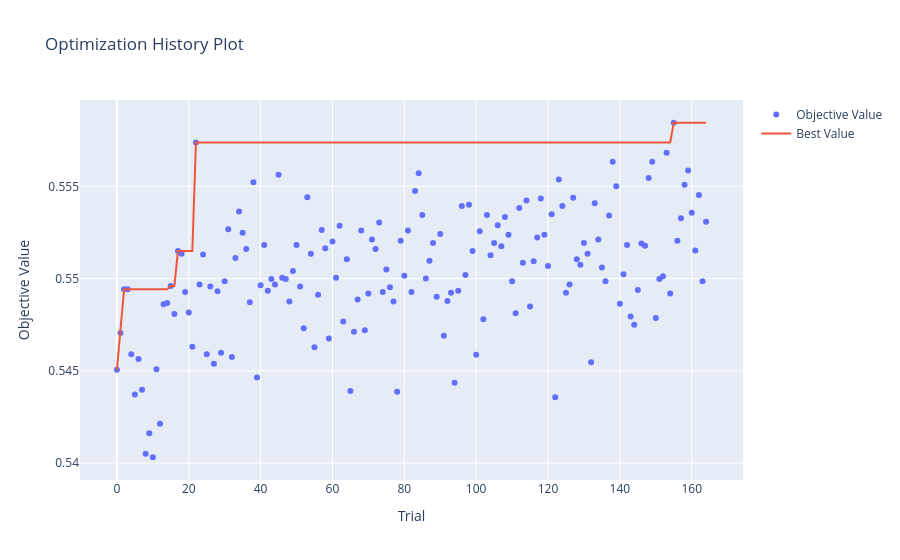
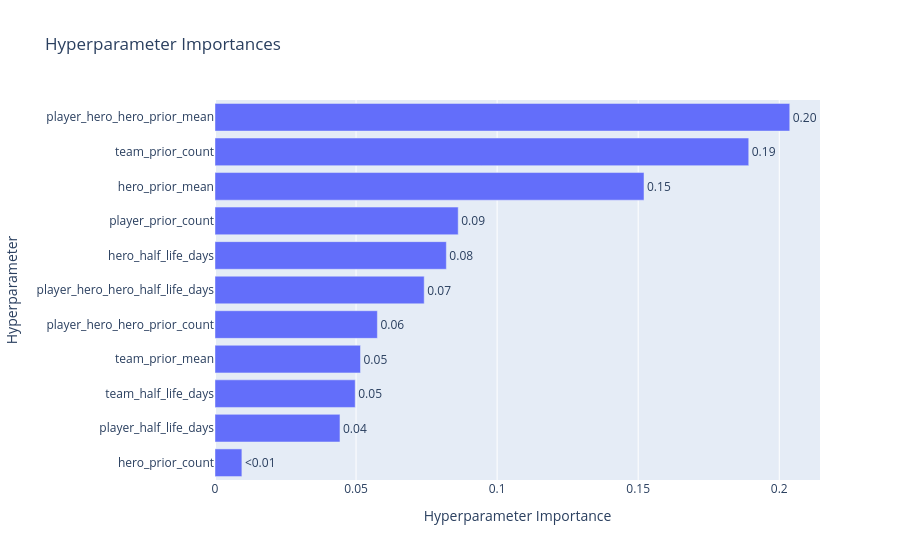
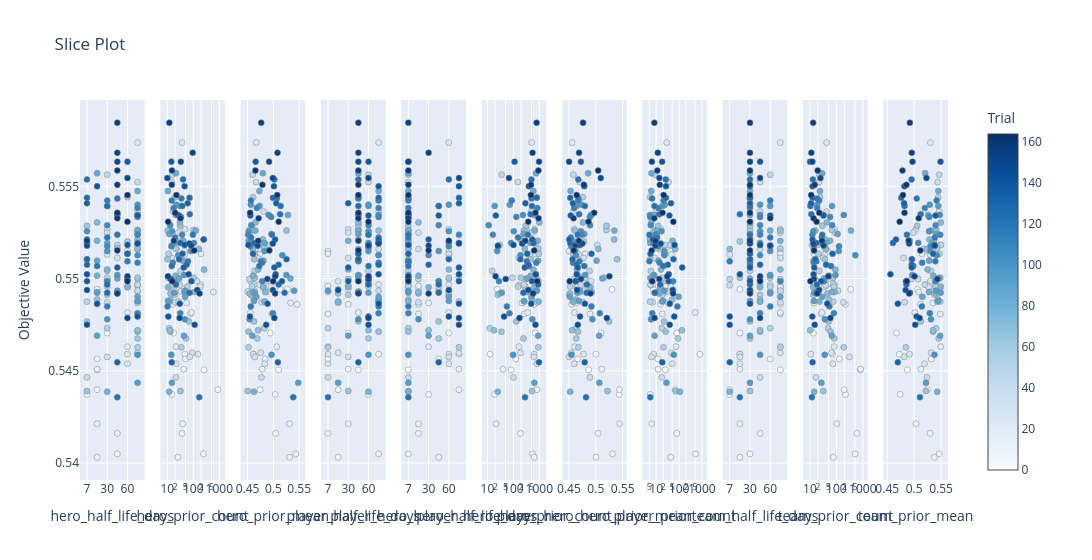
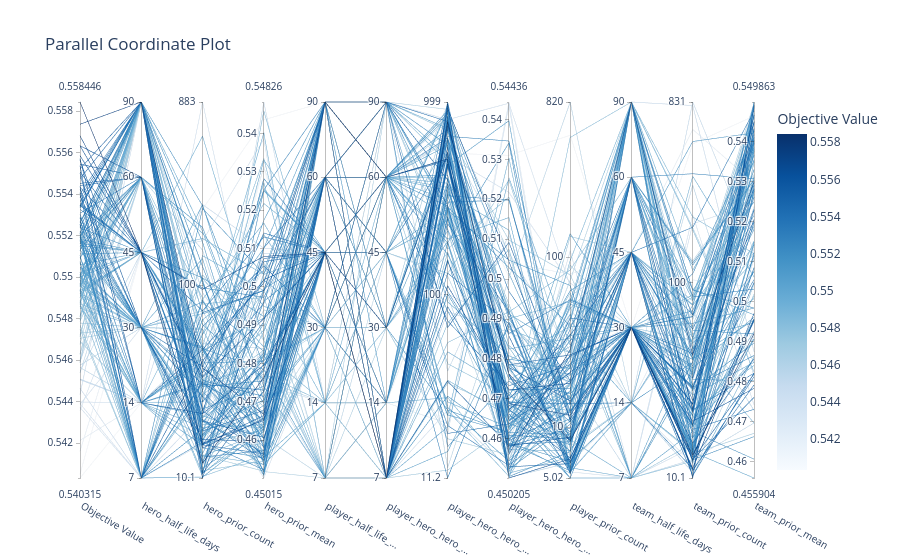

The notebook cell saved with these charts, in order:
### Code cell
study = lgb_simultaneous_feature_tuner.get_study()
plot_study(study,k_params=11, show_parallel=True)

### Figure 1 — Plotly figure (JSON) as saved in the notebook; plotly's stock layout.template omitted (floating-point values rounded to 4 significant figures; data arrays with more than 128 entries replaced by an {"elided": "..."} marker saying what was removed)
{"data": [{"mode": "markers", "name": "Objective Value", "type": "scatter", "x": {"elided": "165 int values"}, "y": {"elided": "165 float values"}}, {"mode": "lines", "name": "Best Value", "type": "scatter", "x": {"elided": "165 int values"}, "y": {"elided": "165 float values"}}, {"marker": {"color": "#cccccc"}, "mode": "markers", "name": "Infeasible Trial", "showlegend": false, "type": "scatter", "x": [], "y": []}], "layout": {"title": {"text": "Optimization History Plot"}, "xaxis": {"title": {"text": "Trial"}}, "yaxis": {"title": {"text": "Objective Value"}}}}

### Figure 2 — Plotly figure (JSON) as saved in the notebook; plotly's stock layout.template omitted (floating-point values rounded to 4 significant figures)
{"data": [{"cliponaxis": false, "hovertemplate": ["hero_prior_count (FloatDistribution): 0.009527998174685807<extra></extra>", "player_half_life_days (CategoricalDistribution): 0.044294624147850084<extra></extra>", "team_half_life_days (CategoricalDistribution): 0.049702168776517446<extra></extra>", "team_prior_mean (FloatDistribution): 0.051574434774194565<extra></extra>", "player_hero_hero_prior_count (FloatDistribution): 0.057558085478926664<extra></extra>", "player_hero_hero_half_life_days (CategoricalDistribution): 0.0741541356229357<extra></extra>", "hero_half_life_days (CategoricalDistribution): 0.08200472216912595<extra></extra>", "player_prior_count (FloatDistribution): 0.0862083937699001<extra></extra>", "hero_prior_mean (FloatDistribution): 0.15206490166884407<extra></extra>", "team_prior_count (FloatDistribution): 0.18918733811392355<extra></extra>", "player_hero_hero_prior_mean (FloatDistribution): 0.2037231973030961<extra></extra>"], "name": "Objective Value", "orientation": "h", "text": ["<0.01", "0.04", "0.05", "0.05", "0.06", "0.07", "0.08", "0.09", "0.15", "0.19", "0.20"], "textposition": "outside", "type": "bar", "x": [0.009528, 0.04429, 0.0497, 0.05157, 0.05756, 0.07415, 0.082, 0.08621, 0.1521, 0.1892, 0.2037], "y": ["hero_prior_count", "player_half_life_days", "team_half_life_days", "team_prior_mean", "player_hero_hero_prior_count", "player_hero_hero_half_life_days", "hero_half_life_days", "player_prior_count", "hero_prior_mean", "team_prior_count", "player_hero_hero_prior_mean"]}], "layout": {"title": {"text": "Hyperparameter Importances"}, "xaxis": {"title": {"text": "Hyperparameter Importance"}}, "yaxis": {"title": {"text": "Hyperparameter"}}}}

### Figure 3 — Plotly figure (JSON) as saved in the notebook; plotly's stock layout.template omitted (floating-point values rounded to 4 significant figures; data arrays with more than 128 entries replaced by an {"elided": "..."} marker saying what was removed)
{"data": [{"marker": {"color": {"elided": "165 int values"}, "colorbar": {"title": {"text": "Trial"}, "x": 1, "xpad": 40}, "colorscale": [[0, "rgb(247,251,255)"], [0.125, "rgb(222,235,247)"], [0.25, "rgb(198,219,239)"], [0.375, "rgb(158,202,225)"], [0.5, "rgb(107,174,214)"], [0.625, "rgb(66,146,198)"], [0.75, "rgb(33,113,181)"], [0.875, "rgb(8,81,156)"], [1, "rgb(8,48,107)"]], "line": {"color": "Grey", "width": 0.5}, "showscale": true}, "mode": "markers", "name": "Feasible Trial", "showlegend": false, "type": "scatter", "x": {"elided": "165 int values"}, "xaxis": "x", "y": {"elided": "165 float values"}, "yaxis": "y"}, {"marker": {"color": {"elided": "165 int values"}, "colorbar": {"title": {"text": "Trial"}, "x": 1, "xpad": 40}, "colorscale": [[0, "rgb(247,251,255)"], [0.125, "rgb(222,235,247)"], [0.25, "rgb(198,219,239)"], [0.375, "rgb(158,202,225)"], [0.5, "rgb(107,174,214)"], [0.625, "rgb(66,146,198)"], [0.75, "rgb(33,113,181)"], [0.875, "rgb(8,81,156)"], [1, "rgb(8,48,107)"]], "line": {"color": "Grey", "width": 0.5}, "showscale": false}, "mode": "markers", "name": "Feasible Trial", "showlegend": false, "type": "scatter", "x": {"elided": "165 float values"}, "xaxis": "x2", "y": {"elided": "165 float values"}, "yaxis": "y2"}, {"marker": {"color": {"elided": "165 int values"}, "colorbar": {"title": {"text": "Trial"}, "x": 1, "xpad": 40}, "colorscale": [[0, "rgb(247,251,255)"], [0.125, "rgb(222,235,247)"], [0.25, "rgb(198,219,239)"], [0.375, "rgb(158,202,225)"], [0.5, "rgb(107,174,214)"], [0.625, "rgb(66,146,198)"], [0.75, "rgb(33,113,181)"], [0.875, "rgb(8,81,156)"], [1, "rgb(8,48,107)"]], "line": {"color": "Grey", "width": 0.5}, "showscale": false}, "mode": "markers", "name": "Feasible Trial", "showlegend": false, "type": "scatter", "x": {"elided": "165 float values"}, "xaxis": "x3", "y": {"elided": "165 float values"}, "yaxis": "y3"}, {"marker": {"color": {"elided": "165 int values"}, "colorbar": {"title": {"text": "Trial"}, "x": 1, "xpad": 40}, "colorscale": [[0, "rgb(247,251,255)"], [0.125, "rgb(222,235,247)"], [0.25, "rgb(198,219,239)"], [0.375, "rgb(158,202,225)"], [0.5, "rgb(107,174,214)"], [0.625, "rgb(66,146,198)"], [0.75, "rgb(33,113,181)"], [0.875, "rgb(8,81,156)"], [1, "rgb(8,48,107)"]], "line": {"color": "Grey", "width": 0.5}, "showscale": false}, "mode": "markers", "name": "Feasible Trial", "showlegend": false, "type": "scatter", "x": {"elided": "165 int values"}, "xaxis": "x4", "y": {"elided": "165 float values"}, "yaxis": "y4"}, {"marker": {"color": {"elided": "165 int values"}, "colorbar": {"title": {"text": "Trial"}, "x": 1, "xpad": 40}, "colorscale": [[0, "rgb(247,251,255)"], [0.125, "rgb(222,235,247)"], [0.25, "rgb(198,219,239)"], [0.375, "rgb(158,202,225)"], [0.5, "rgb(107,174,214)"], [0.625, "rgb(66,146,198)"], [0.75, "rgb(33,113,181)"], [0.875, "rgb(8,81,156)"], [1, "rgb(8,48,107)"]], "line": {"color": "Grey", "width": 0.5}, "showscale": false}, "mode": "markers", "name": "Feasible Trial", "showlegend": false, "type": "scatter", "x": {"elided": "165 int values"}, "xaxis": "x5", "y": {"elided": "165 float values"}, "yaxis": "y5"}, {"marker": {"color": {"elided": "165 int values"}, "colorbar": {"title": {"text": "Trial"}, "x": 1, "xpad": 40}, "colorscale": [[0, "rgb(247,251,255)"], [0.125, "rgb(222,235,247)"], [0.25, "rgb(198,219,239)"], [0.375, "rgb(158,202,225)"], [0.5, "rgb(107,174,214)"], [0.625, "rgb(66,146,198)"], [0.75, "rgb(33,113,181)"], [0.875, "rgb(8,81,156)"], [1, "rgb(8,48,107)"]], "line": {"color": "Grey", "width": 0.5}, "showscale": false}, "mode": "markers", "name": "Feasible Trial", "showlegend": false, "type": "scatter", "x": {"elided": "165 float values"}, "xaxis": "x6", "y": {"elided": "165 float values"}, "yaxis": "y6"}, {"marker": {"color": {"elided": "165 int values"}, "colorbar": {"title": {"text": "Trial"}, "x": 1, "xpad": 40}, "colorscale": [[0, "rgb(247,251,255)"], [0.125, "rgb(222,235,247)"], [0.25, "rgb(198,219,239)"], [0.375, "rgb(158,202,225)"], [0.5, "rgb(107,174,214)"], [0.625, "rgb(66,146,198)"], [0.75, "rgb(33,113,181)"], [0.875, "rgb(8,81,156)"], [1, "rgb(8,48,107)"]], "line": {"color": "Grey", "width": 0.5}, "showscale": false}, "mode": "markers", "name": "Feasible Trial", "showlegend": false, "type": "scatter", "x": {"elided": "165 float values"}, "xaxis": "x7", "y": {"elided": "165 float values"}, "yaxis": "y7"}, {"marker": {"color": {"elided": "165 int values"}, "colorbar": {"title": {"text": "Trial"}, "x": 1, "xpad": 40}, "colorscale": [[0, "rgb(247,251,255)"], [0.125, "rgb(222,235,247)"], [0.25, "rgb(198,219,239)"], [0.375, "rgb(158,202,225)"], [0.5, "rgb(107,174,214)"], [0.625, "rgb(66,146,198)"], [0.75, "rgb(33,113,181)"], [0.875, "rgb(8,81,156)"], [1, "rgb(8,48,107)"]], "line": {"color": "Grey", "width": 0.5}, "showscale": false}, "mode": "markers", "name": "Feasible Trial", "showlegend": false, "type": "scatter", "x": {"elided": "165 float values"}, "xaxis": "x8", "y": {"elided": "165 float values"}, "yaxis": "y8"}, {"marker": {"color": {"elided": "165 int values"}, "colorbar": {"title": {"text": "Trial"}, "x": 1, "xpad": 40}, "colorscale": [[0, "rgb(247,251,255)"], [0.125, "rgb(222,235,247)"], [0.25, "rgb(198,219,239)"], [0.375, "rgb(158,202,225)"], [0.5, "rgb(107,174,214)"], [0.625, "rgb(66,146,198)"], [0.75, "rgb(33,113,181)"], [0.875, "rgb(8,81,156)"], [1, "rgb(8,48,107)"]], "line": {"color": "Grey", "width": 0.5}, "showscale": false}, "mode": "markers", "name": "Feasible Trial", "showlegend": false, "type": "scatter", "x": {"elided": "165 int values"}, "xaxis": "x9", "y": {"elided": "165 float values"}, "yaxis": "y9"}, {"marker": {"color": {"elided": "165 int values"}, "colorbar": {"title": {"text": "Trial"}, "x": 1, "xpad": 40}, "colorscale": [[0, "rgb(247,251,255)"], [0.125, "rgb(222,235,247)"], [0.25, "rgb(198,219,239)"], [0.375, "rgb(158,202,225)"], [0.5, "rgb(107,174,214)"], [0.625, "rgb(66,146,198)"], [0.75, "rgb(33,113,181)"], [0.875, "rgb(8,81,156)"], [1, "rgb(8,48,107)"]], "line": {"color": "Grey", "width": 0.5}, "showscale": false}, "mode": "markers", "name": "Feasible Trial", "showlegend": false, "type": "scatter", "x": {"elided": "165 float values"}, "xaxis": "x10", "y": {"elided": "165 float values"}, "yaxis": "y10"}, {"marker": {"color": {"elided": "165 int values"}, "colorbar": {"title": {"text": "Trial"}, "x": 1, "xpad": 40}, "colorscale": [[0, "rgb(247,251,255)"], [0.125, "rgb(222,235,247)"], [0.25, "rgb(198,219,239)"], [0.375, "rgb(158,202,225)"], [0.5, "rgb(107,174,214)"], [0.625, "rgb(66,146,198)"], [0.75, "rgb(33,113,181)"], [0.875, "rgb(8,81,156)"], [1, "rgb(8,48,107)"]], "line": {"color": "Grey", "width": 0.5}, "showscale": false}, "mode": "markers", "name": "Feasible Trial", "showlegend": false, "type": "scatter", "x": {"elided": "165 float values"}, "xaxis": "x11", "y": {"elided": "165 float values"}, "yaxis": "y11"}], "layout": {"title": {"text": "Slice Plot"}, "width": 3300, "xaxis": {"anchor": "y", "categoryarray": [7, 14, 30, 45, 60, 90], "categoryorder": "array", "domain": [0, 0.07438], "title": {"text": "hero_half_life_days"}, "type": "category"}, "xaxis10": {"anchor": "y10", "domain": [0.8331, 0.9074], "title": {"text": "team_prior_count"}, "type": "log"}, "xaxis11": {"anchor": "y11", "domain": [0.9256, 1.0], "title": {"text": "team_prior_mean"}}, "xaxis2": {"anchor": "y2", "domain": [0.09256, 0.1669], "title": {"text": "hero_prior_count"}, "type": "log"}, "xaxis3": {"anchor": "y3", "domain": [0.1851, 0.2595], "title": {"text": "hero_prior_mean"}}, "xaxis4": {"anchor": "y4", "categoryarray": [7, 14, 30, 45, 60, 90], "categoryorder": "array", "domain": [0.2777, 0.3521], "title": {"text": "player_half_life_days"}, "type": "category"}, "xaxis5": {"anchor": "y5", "categoryarray": [7, 14, 30, 45, 60, 90], "categoryorder": "array", "domain": [0.3702, 0.4446], "title": {"text": "player_hero_hero_half_life_days"}, "type": "category"}, "xaxis6": {"anchor": "y6", "domain": [0.4628, 0.5372], "title": {"text": "player_hero_hero_prior_count"}, "type": "log"}, "xaxis7": {"anchor": "y7", "domain": [0.5554, 0.6298], "title": {"text": "player_hero_hero_prior_mean"}}, "xaxis8": {"anchor": "y8", "domain": [0.6479, 0.7223], "title": {"text": "player_prior_count"}, "type": "log"}, "xaxis9": {"anchor": "y9", "categoryarray": [7, 14, 30, 45, 60, 90], "categoryorder": "array", "domain": [0.7405, 0.8149], "title": {"text": "team_half_life_days"}, "type": "category"}, "yaxis": {"anchor": "x", "domain": [0, 1], "title": {"text": "Objective Value"}}, "yaxis10": {"anchor": "x10", "domain": [0, 1], "matches": "y", "showticklabels": false}, "yaxis11": {"anchor": "x11", "domain": [0, 1], "matches": "y", "showticklabels": false}, "yaxis2": {"anchor": "x2", "domain": [0, 1], "matches": "y", "showticklabels": false}, "yaxis3": {"anchor": "x3", "domain": [0, 1], "matches": "y", "showticklabels": false}, "yaxis4": {"anchor": "x4", "domain": [0, 1], "matches": "y", "showticklabels": false}, "yaxis5": {"anchor": "x5", "domain": [0, 1], "matches": "y", "showticklabels": false}, "yaxis6": {"anchor": "x6", "domain": [0, 1], "matches": "y", "showticklabels": false}, "yaxis7": {"anchor": "x7", "domain": [0, 1], "matches": "y", "showticklabels": false}, "yaxis8": {"anchor": "x8", "domain": [0, 1], "matches": "y", "showticklabels": false}, "yaxis9": {"anchor": "x9", "domain": [0, 1], "matches": "y", "showticklabels": false}}}

### Figure 4 — Plotly figure (JSON) as saved in the notebook; plotly's stock layout.template omitted (floating-point values rounded to 4 significant figures; data arrays with more than 128 entries replaced by an {"elided": "..."} marker saying what was removed)
{"data": [{"dimensions": [{"label": "Objective Value", "range": [0.5403, 0.5584], "values": {"elided": "165 float values"}}, {"label": "hero_half_life_days", "range": [0, 5], "ticktext": ["7", "14", "30", "45", "60", "90"], "tickvals": [0, 1, 2, 3, 4, 5], "values": {"elided": "165 int values"}}, {"label": "hero_prior_count", "range": [1.003, 2.946], "ticktext": ["10.1", "100", "883"], "tickvals": [1.003, 2, 2.946], "values": {"elided": "165 float values"}}, {"label": "hero_prior_mean", "range": [0.4501, 0.5483], "values": {"elided": "165 float values"}}, {"label": "player_half_life_...", "range": [0, 5], "ticktext": ["7", "14", "30", "45", "60", "90"], "tickvals": [0, 1, 2, 3, 4, 5], "values": {"elided": "165 int values"}}, {"label": "player_hero_hero_...", "range": [0, 5], "ticktext": ["7", "14", "30", "45", "60", "90"], "tickvals": [0, 1, 2, 3, 4, 5], "values": {"elided": "165 int values"}}, {"label": "player_hero_hero_...", "range": [1.05, 2.999], "ticktext": ["11.2", "100", "999"], "tickvals": [1.05, 2, 2.999], "values": {"elided": "165 float values"}}, {"label": "player_hero_hero_...", "range": [0.4502, 0.5444], "values": {"elided": "165 float values"}}, {"label": "player_prior_count", "range": [0.7011, 2.914], "ticktext": ["5.02", "10", "100", "820"], "tickvals": [0.7011, 1, 2, 2.914], "values": {"elided": "165 float values"}}, {"label": "team_half_life_days", "range": [0, 5], "ticktext": ["7", "14", "30", "45", "60", "90"], "tickvals": [0, 1, 2, 3, 4, 5], "values": {"elided": "165 int values"}}, {"label": "team_prior_count", "range": [1.006, 2.92], "ticktext": ["10.1", "100", "831"], "tickvals": [1.006, 2, 2.92], "values": {"elided": "165 float values"}}, {"label": "team_prior_mean", "range": [0.4559, 0.5499], "values": {"elided": "165 float values"}}], "labelangle": 30, "labelside": "bottom", "line": {"color": {"elided": "165 float values"}, "colorbar": {"title": {"text": "Objective Value"}}, "colorscale": [[0, "rgb(247,251,255)"], [0.125, "rgb(222,235,247)"], [0.25, "rgb(198,219,239)"], [0.375, "rgb(158,202,225)"], [0.5, "rgb(107,174,214)"], [0.625, "rgb(66,146,198)"], [0.75, "rgb(33,113,181)"], [0.875, "rgb(8,81,156)"], [1, "rgb(8,48,107)"]], "reversescale": false, "showscale": true}, "type": "parcoords"}], "layout": {"title": {"text": "Parallel Coordinate Plot"}}}
